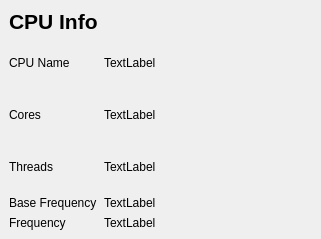
            <widget class="QWidget" name="CPU">
             <layout class="QVBoxLayout" name="verticalLayout_4">
              <property name="spacing">
               <number>0</number>
              </property>
              <property name="leftMargin">
               <number>0</number>
              </property>
              <property name="topMargin">
               <number>0</number>
              </property>
              <property name="rightMargin">
               <number>0</number>
              </property>
              <property name="bottomMargin">
               <number>0</number>
              </property>
              <item>
               <widget class="QFrame" name="cpu_info">
                <layout class="QGridLayout" name="gridLayout_2">
                 <item row="4" column="0">
                  <widget class="QLabel" name="label_15">
                   <property name="text">
                    <string>Base Frequency</string>
                   </property>
                  </widget>
                 </item>
                 <item row="5" column="0">
                  <widget class="QLabel" name="label_20">
                   <property name="text">
                    <string>Frequency</string>
                   </property>
                  </widget>
                 </item>
                 <item row="3" column="2">
                  <widget class="QLabel" name="label_18">
                   <property name="text">
                    <string>TextLabel</string>
                   </property>
                  </widget>
                 </item>
                 <item row="5" column="2">
                  <widget class="QLabel" name="label_21">
                   <property name="text">
                    <string>TextLabel</string>
                   </property>
                  </widget>
                 </item>
                 <item row="3" column="0">
                  <widget class="QLabel" name="label_14">
                   <property name="text">
                    <string>Threads</string>
                   </property>
                  </widget>
                 </item>
                 <item row="2" column="0">
                  <widget class="QLabel" name="label_13">
                   <property name="text">
                    <string>Cores</string>
                   </property>
                  </widget>
                 </item>
                 <item row="1" column="0">
                  <widget class="QLabel" name="label_12">
                   <property name="text">
                    <string>CPU Name</string>
                   </property>
                  </widget>
                 </item>
                 <item row="1" column="2">
                  <widget class="QLabel" name="label_16">
                   <property name="text">
                    <string>TextLabel</string>
                   </property>
                  </widget>
                 </item>
                 <item row="2" column="2">
                  <widget class="QLabel" name="label_17">
                   <property name="text">
                    <string>TextLabel</string>
                   </property>
                  </widget>
                 </item>
                 <item row="4" column="2">
                  <widget class="QLabel" name="label_19">
                   <property name="text">
                    <string>TextLabel</string>
                   </property>
                  </widget>
                 </item>
                 <item row="0" column="0" alignment="Qt::AlignTop">
                  <widget class="QLabel" name="label_11">
                   <property name="font">
                    <font>
                     <pointsize>16</pointsize>
                     <bold>true</bold>
                    </font>
                   </property>
                   <property name="text">
                    <string>CPU Info</string>
                   </property>
                  </widget>
                 </item>
                 <item row="1" column="3" rowspan="3">
                  <widget class="QWidget" name="widget_10" native="true">
                   <property name="minimumSize">
                    <size>
                     <width>150</width>
                     <height>150</height>
                    </size>
                   </property>
                  </widget>
                 </item>
                </layout>
               </widget>
              </item>
             </layout>
            </widget>
